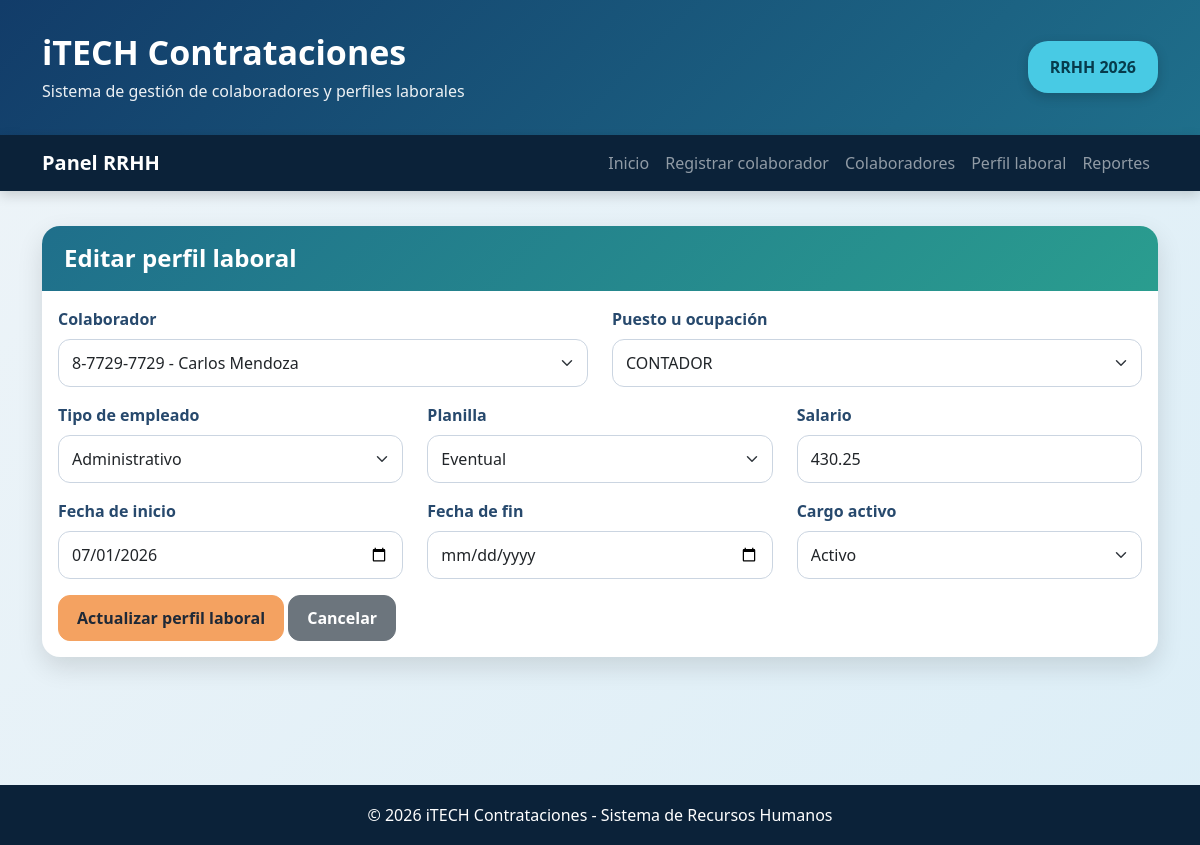
Page /index.php?accion=editar_perfil&id=3 on the committed database.
### tables this page shows
CREATE TABLE `perfiles_laborales` (
  `id` int(11) NOT NULL,
  `colaborador_id` int(11) NOT NULL,
  `ocupacion_id` int(11) NOT NULL,
  `tipo_empleado_id` int(11) NOT NULL,
  `planilla_id` int(11) NOT NULL,
  `salario` decimal(10,2) NOT NULL,
  `fecha_inicio` date NOT NULL,
  `fecha_fin` date DEFAULT NULL,
  `cargo_activo` tinyint(1) NOT NULL DEFAULT 1,
  `firma_integridad` text NOT NULL,
  `fecha_registro` timestamp NOT NULL DEFAULT current_timestamp()
);

CREATE TABLE `datospersonales` (
  `id` int(11) NOT NULL,
  `identidad` varchar(30) NOT NULL,
  `Nombre` varchar(80) NOT NULL,
  `Apellido` varchar(80) NOT NULL,
  `Edad` int(11) NOT NULL,
  `tipo_sangre_id` int(11) NOT NULL,
  `sexo_id` int(11) NOT NULL,
  `nacionalidad_id` int(11) NOT NULL,
  `ruta_id` int(11) NOT NULL,
  `Email1` varchar(120) NOT NULL,
  `Celular` varchar(20) NOT NULL,
  `Empleado_Activo` tinyint(1) NOT NULL DEFAULT 1,
  `motivo_terminacion_id` int(11) DEFAULT NULL,
  `Motivo_Baja` varchar(255) DEFAULT NULL,
  `fecha_registro` timestamp NOT NULL DEFAULT current_timestamp()
);

CREATE TABLE `cat_ocupaciones` (
  `C_OCUP` int(11) NOT NULL,
  `OCUPACION` varchar(120) NOT NULL,
  `Activo` int(11) NOT NULL DEFAULT 1
);

CREATE TABLE `cat_tipoempleado` (
  `id` int(11) NOT NULL,
  `Nombre` varchar(80) NOT NULL,
  `Activo` int(11) NOT NULL DEFAULT 1,
  `Abreviatura` char(1) NOT NULL
);

CREATE TABLE `cat_tipos_planilla` (
  `id` int(11) NOT NULL,
  `nombre` varchar(80) NOT NULL,
  `activo` tinyint(1) NOT NULL DEFAULT 1
);

### app/Controllers/PerfilLaboralController.php (called while the page is built, shortened)
<?php
require_once __DIR__ . "/../Models/PerfilLaboral.php";
require_once __DIR__ . "/../Models/Colaborador.php";
require_once __DIR__ . "/../Models/Catalogo.php";
class PerfilLaboralController
{
    private $modelo;
    private $colaboradorModelo;
    private $catalogo;
    public function __construct()
    {
        $this->modelo = new PerfilLaboral();
        $this->colaboradorModelo = new Colaborador();
        $this->catalogo = new Catalogo();
    }
    private function cargarVista($vista, $datos = [])
    {
        extract($datos);
        require_once __DIR__ . "/../Views/layout/header.php";
        require_once __DIR__ . "/../Views/" . $vista . ".php";
        require_once __DIR__ . "/../Views/layout/footer.php";
    }
    public function editar()
    {
        $id = $_GET["id"] ?? 0;
        $perfil = $this->modelo->obtenerPorId($id);
        $tituloPagina = "Editar perfil laboral";
        $catalogos = $this->catalogo->obtenerTodos();
        $colaboradores = $this->colaboradorModelo->listar();
        $datosFormulario = $perfil;
        $errores = [];
        $mensajeError = "";
        $this->cargarVista("perfiles/editar", [
            "tituloPagina" => $tituloPagina,
            "catalogos" => $catalogos,
            "colaboradores" => $colaboradores,
            "datosFormulario" => $datosFormulario,
            "errores" => $errores,
            "mensajeError" => $mensajeError
        ]);
    }
}
?>

### app/Config/Database.php (called while the page is built, shortened)
<?php
class Database
{
    private $conexion;
    public function __construct()
    {
        $host = "localhost";
        $dbname = "parcial_3";
        $user = "root";
        $password = "";
        try {
            $dsn = "mysql:host=$host;dbname=$dbname;charset=utf8mb4";
            $this->conexion = new PDO($dsn, $user, $password);
            $this->conexion->setAttribute(PDO::ATTR_ERRMODE, PDO::ERRMODE_EXCEPTION);
            $this->conexion->setAttribute(PDO::ATTR_DEFAULT_FETCH_MODE, PDO::FETCH_ASSOC);
        } catch (PDOException $e) {
            die("Error de conexión: " . $e->getMessage());
        }
    }
    public function select($sql, $params = [])
    {
        try {
            $stmt = $this->conexion->prepare($sql);
            $stmt->execute($params);
            return $stmt->fetchAll();
        } catch (PDOException $e) {
            return [];
        }
    }
    public function selectOne($sql, $params = [])
    {
        try {
            $stmt = $this->conexion->prepare($sql);
            $stmt->execute($params);
            return $stmt->fetch();
        } catch (PDOException $e) {
            return false;
        }
    }
}
?>

### app/Models/Colaborador.php (called while the page is built, shortened)
<?php
require_once __DIR__ . "/../Config/Database.php";
class Colaborador
{
    private $db;
    public function __construct()
    {
        $this->db = new Database();
    }
    public function listar()
    {
        $sql = "SELECT
                    d.id,
                    d.identidad,
                    d.Nombre AS nombre,
                    d.Apellido AS apellido,
                    d.Edad AS edad,
                    ts.Nombre AS tipo_sangre,
                    sx.nombre AS sexo,
                    n.nombre AS nacionalidad,
                    r.Nombre AS ruta,
                    d.Email1 AS correo,
                    d.Celular AS celular,
                    d.Empleado_Activo AS empleado_activo,
                    mt.MOTIVO AS motivo_terminacion,
                    d.Motivo_Baja AS motivo_baja,
                    d.fecha_registro
                FROM datospersonales d
                INNER JOIN cat_tiposangre ts ON d.tipo_sangre_id = ts.id
                INNER JOIN cat_sexo sx ON d.sexo_id = sx.id
                INNER JOIN cat_nacionalidades n ON d.nacionalidad_id = n.id
                INNER JOIN cat_rutas r ON d.ruta_id = r.id
                LEFT JOIN cat_motivos_terminacion mt ON d.motivo_terminacion_id = mt.C_TERMINACION
                ORDER BY d.id DESC";
        return $this->db->select($sql);
    }
}
?>

### app/Models/PerfilLaboral.php (called while the page is built, shortened)
<?php
require_once __DIR__ . "/../Config/Database.php";
class PerfilLaboral
{
    private $db;
    public function __construct()
    {
        $this->db = new Database();
    }
    public function obtenerPorId($id)
    {
        $sql = "SELECT * FROM perfiles_laborales WHERE id = ?";
        return $this->db->selectOne($sql, [intval($id)]);
    }
}
?>

### app/Models/Catalogo.php (called while the page is built)
<?php
require_once __DIR__ . "/../Config/Database.php";
class Catalogo
{
    private $db;
    public function __construct()
    {
        $this->db = new Database();
    }
    public function obtenerTiposSangre()
    {
        return $this->db->select("
            SELECT id, TRIM(Nombre) AS nombre
            FROM cat_tiposangre
            ORDER BY Nombre ASC
        ");
    }
    public function obtenerSexos()
    {
        return $this->db->select("
            SELECT id, nombre
            FROM cat_sexo
            ORDER BY nombre ASC
        ");
    }
    public function obtenerNacionalidades()
    {
        return $this->db->select("
            SELECT id, nombre
            FROM cat_nacionalidades
            ORDER BY nombre ASC
        ");
    }
    public function obtenerRutas()
    {
        return $this->db->select("
            SELECT id, Nombre AS nombre
            FROM cat_rutas
            ORDER BY Nombre ASC
        ");
    }
    public function obtenerTiposEmpleado()
    {
        return $this->db->select("
            SELECT id, Nombre AS nombre, Abreviatura
            FROM cat_tipoempleado
            WHERE Activo = 1
            ORDER BY Nombre ASC
        ");
    }
    public function obtenerPlanillas()
    {
        return $this->db->select("
            SELECT id, nombre
            FROM cat_tipos_planilla
            WHERE activo = 1
            ORDER BY nombre ASC
        ");
    }
    public function obtenerOcupaciones()
    {
        return $this->db->select("
            SELECT C_OCUP AS id, OCUPACION AS nombre
            FROM cat_ocupaciones
            WHERE Activo = 1
            ORDER BY OCUPACION ASC
        ");
    }
    public function obtenerMotivosTerminacion()
    {
        return $this->db->select("
            SELECT C_TERMINACION AS id, MOTIVO AS nombre
            FROM cat_motivos_terminacion
            ORDER BY MOTIVO ASC
        ");
    }
    public function obtenerTodos()
    {
        return [
            "tipos_sangre" => $this->obtenerTiposSangre(),
            "sexos" => $this->obtenerSexos(),
            "nacionalidades" => $this->obtenerNacionalidades(),
            "rutas" => $this->obtenerRutas(),
            "tipos_empleado" => $this->obtenerTiposEmpleado(),
            "planillas" => $this->obtenerPlanillas(),
            "ocupaciones" => $this->obtenerOcupaciones(),
            "motivos_terminacion" => $this->obtenerMotivosTerminacion()
        ];
    }
}
?>

### app/Views/perfiles/editar.php (the view, shortened to what this page needs)
<?php
$catalogos = $catalogos ?? [];
$colaboradores = $colaboradores ?? [];
$datosFormulario = $datosFormulario ?? [];
?>
<div class="card card-custom">
    <div class="card-header">
        <h4>Editar perfil laboral</h4>
    </div>
    <div class="card-body">
        <form action="index.php?accion=actualizar_perfil" method="POST">
            <div class="row">
                <div class="col-md-6 mb-3">
                    <label class="form-label">Colaborador</label>
                    <select name="colaborador_id" class="form-select" required>
                        <?php foreach ($colaboradores as $colaborador): ?>
                            <option value="<?php echo $colaborador["id"]; ?>"
                                <?php echo (($datosFormulario["colaborador_id"] ?? "") == $colaborador["id"]) ? "selected" : ""; ?>>
                                <?php echo htmlspecialchars(
                                    $colaborador["identidad"] . " - " . $colaborador["nombre"] . " " . $colaborador["apellido"],
                                    ENT_QUOTES,
                                    "UTF-8"
                                ); ?>
                            </option>
                        <?php endforeach; ?>
                    </select>
                </div>
                <div class="col-md-6 mb-3">
                    <label class="form-label">Puesto u ocupación</label>
                    <select name="ocupacion_id" class="form-select" required>
                        <?php foreach (($catalogos["ocupaciones"] ?? []) as $item): ?>
                            <option value="<?php echo $item["id"]; ?>"
                                <?php echo (($datosFormulario["ocupacion_id"] ?? "") == $item["id"]) ? "selected" : ""; ?>>
                                <?php echo htmlspecialchars($item["nombre"], ENT_QUOTES, "UTF-8"); ?>
                            </option>
                        <?php endforeach; ?>
                    </select>
                </div>
                <div class="col-md-4 mb-3">
                    <label class="form-label">Tipo de empleado</label>
                    <select name="tipo_empleado_id" class="form-select" required>
                        <?php foreach (($catalogos["tipos_empleado"] ?? []) as $item): ?>
                            <option value="<?php echo $item["id"]; ?>"
                                <?php echo (($datosFormulario["tipo_empleado_id"] ?? "") == $item["id"]) ? "selected" : ""; ?>>
                                <?php echo htmlspecialchars($item["nombre"], ENT_QUOTES, "UTF-8"); ?>
                            </option>
                        <?php endforeach; ?>
                    </select>
                </div>
                <div class="col-md-4 mb-3">
                    <label class="form-label">Planilla</label>
                    <select name="planilla_id" class="form-select" required>
                        <?php foreach (($catalogos["planillas"] ?? []) as $item): ?>
                            <option value="<?php echo $item["id"]; ?>"
                                <?php echo (($datosFormulario["planilla_id"] ?? "") == $item["id"]) ? "selected" : ""; ?>>
                                <?php echo htmlspecialchars($item["nombre"], ENT_QUOTES, "UTF-8"); ?>
                            </option>
                        <?php endforeach; ?>
                    </select>
                </div>
                <div class="col-md-4 mb-3">
                    <label class="form-label">Salario</label>
                    <input type="number" step="0.01" min="0" name="salario" class="form-control" required
                           value="<?php echo htmlspecialchars($datosFormulario["salario"] ?? "", ENT_QUOTES, "UTF-8"); ?>">
                </div>
                <div class="col-md-4 mb-3">
                    <label class="form-label">Fecha de inicio</label>
                    <input type="date" name="fecha_inicio" class="form-control" required
                           value="<?php echo htmlspecialchars($datosFormulario["fecha_inicio"] ?? "", ENT_QUOTES, "UTF-8"); ?>">
                </div>
                <div class="col-md-4 mb-3">
                    <label class="form-label">Fecha de fin</label>
                    <input type="date" name="fecha_fin" class="form-control"
                           value="<?php echo htmlspecialchars($datosFormulario["fecha_fin"] ?? "", ENT_QUOTES, "UTF-8"); ?>">
                </div>
                <div class="col-md-4 mb-3">
                    <label class="form-label">Cargo activo</label>
                    <select name="cargo_activo" class="form-select">
                        <option value="1" <?php echo (($datosFormulario["cargo_activo"] ?? "") == 1) ? "selected" : ""; ?>>
                            Activo
                        </option>
                    </select>
                </div>
            </div>
            <button type="submit" class="btn btn-warning">Actualizar perfil laboral</button>
            <a href="index.php?accion=crear_perfil" class="btn btn-secondary">Cancelar</a>
        </form>
    </div>
</div>

### public/css/estilos.css (style rules this page uses)
:root { --azul-principal: #123c69; --azul-secundario: #1f6f8b; --celeste: #48cae4; --verde: #2a9d8f; --naranja: #f4a261; --rojo: #e76f51; --gris-fondo: #eef4f8; --gris-texto: #2d3748; --blanco: #ffffff; }
body { background: linear-gradient(135deg, #eef4f8 0%, #dceef7 100%); color: var(--gris-texto); min-height: 100vh; font-family: "Segoe UI", Arial, sans-serif; }
.card-custom { border: none; border-radius: 18px; overflow: hidden; box-shadow: 0 10px 26px rgba(0, 0, 0, 0.12); background: var(--blanco); margin-bottom: 28px; }
.card-custom .card-header { background: linear-gradient(135deg, var(--azul-secundario), var(--verde)); color: var(--blanco); padding: 18px 22px; border-bottom: none; }
.card-custom .card-header h4, .card-custom .card-header h5 { margin: 0; font-weight: 800; }
.form-label { font-weight: 700; color: #27496d; }
.form-control, .form-select { border-radius: 12px; border: 1px solid #cbd5e1; padding: 11px 13px; }
.btn { border-radius: 12px; font-weight: 700; padding: 10px 18px; }
.btn-warning { background: var(--naranja); border-color: var(--naranja); color: #1f2937; }

### rows in the picture
perfiles_laborales: colaborador_id "8-7729-7729 - Carlos Mendoza", ocupacion_id "CONTADOR", tipo_empleado_id "Administrativo", planilla_id "Eventual", salario "430.25", fecha_inicio "07/01/2026", cargo_activo "Activo"
